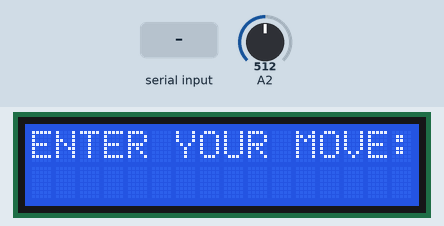
This sketch was run on a simulated Arduino Uno, built with avr-gcc and run on an emulated ATmega328P. Parts: 16×2 character LCD. Inputs (shaded band) come from the test bench; at power-on: A2 = 512. Random numbers use the default seed unless the sketch sets one.

Above: at 1.2 s.
1.3 s: "STONE\n" received over Serial
At 3.3 s:
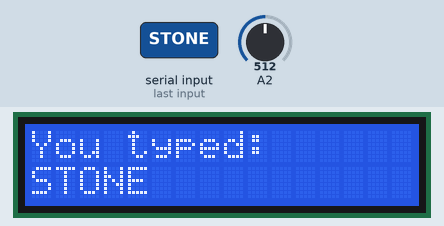
7.3 s: "Stone\n" received over Serial
At 9.7 s:
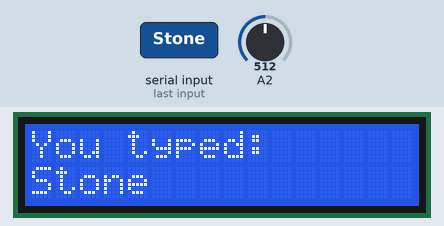
10.3 s: A2 set to 306
At 12.3 s:
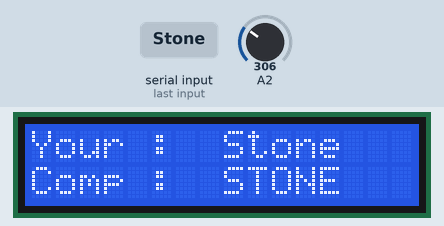
13.3 s: "stone\n" received over Serial
16.3 s: A2 set to 122
At 19.7 s:
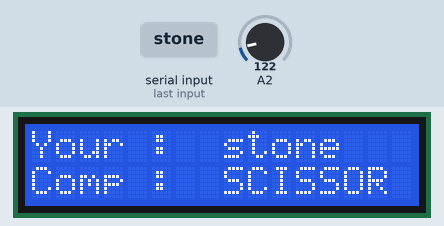
Timing chart, 0 to 20.3 s (numbered marks = the images above; inputs shaded):
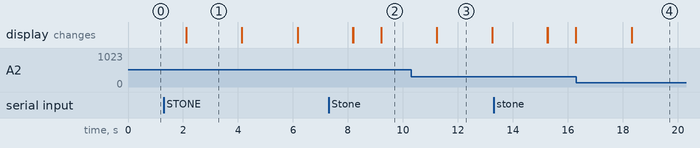

The sketch:

Stone_paper_scissor.ino
```cpp
#include <Adafruit_LiquidCrystal.h>
Adafruit_LiquidCrystal lcd(0);
void print(String) ;
void check(String) ;
void win(String) ;
String validation(String) ;
void setup() {
  Serial.begin(9600);
  lcd.begin(16,2) ;
}

void loop() {
  lcd.setCursor(0,0) ;
  lcd.print("ENTER YOUR MOVE:");
  delay(1000) ;
  if (Serial.available() > 0) {
    String input = Serial.readStringUntil('\n');
    print(input) ;
    delay(2000) ;
    check(input) ;
  }
}
String validation(String input){
  if(input == "STONE" || input == "Stone" || input == "stone"){
    return "STONE" ;
  }
  else if(input == "PAPER" || input == "Paper" || input == "paper"){
    return "PAPER" ;
  }
  else if(input == "SCISSOR" || input == "Scissor" || input == "scissor"){
    return "SCISSOR" ;
  }
  else{
  return "Invalid input" ;
  }
}
void print( String input1 ){
 	lcd.clear() ;
    lcd.setCursor(0,0) ;
    lcd.print("You typed: ");
    lcd.setCursor(0,1) ;
    lcd.println(input1);
}
void check( String turn ){
  String n = validation(turn) ;
  if( n == "STONE" || n == "PAPER" || n == "SCISSOR" ){
  lcd.clear() ;
  lcd.setCursor(0,0) ;
  lcd.print("Your : ") ;
  lcd.setCursor(8,0) ;
  lcd.print(turn) ;
  win(n) ;
  }
  else{
  lcd.clear() ;
  lcd.print("Invalid input") ;
  delay(2000) ;
  }
}
void win(String move){
  String comp_choice ;
  randomSeed(analogRead(A2)) ;
  int choice = random(1,4) ;
  if(choice == 1 ){
    comp_choice = "STONE" ;
    lcd.setCursor(0,1) ;
    lcd.print("Comp : ") ;
    lcd.setCursor(8,1) ;
    lcd.print(comp_choice) ;
  }
  else if(choice == 2 ){
    comp_choice = "PAPER" ;
    lcd.setCursor(0,1) ;
    lcd.print("Comp : ") ;
    lcd.setCursor(8,1) ;
    lcd.print(comp_choice) ;
  }
  else if(choice == 3 ){
    comp_choice = "SCISSOR" ;
    lcd.setCursor(0,1) ;
    lcd.print("Comp : ") ;
    lcd.setCursor(8,1) ;
    lcd.print(comp_choice) ;
  }
  delay(2000) ;
  lcd.clear() ;
  lcd.setCursor(2,0) ;
  lcd.print("**RESULT**") ;
  if(move == comp_choice ){
    lcd.setCursor(4,1) ;
    lcd.print("Draw!!") ;
  }
  else if(move == "STONE" && comp_choice == "SCISSOR" ){
    lcd.setCursor(3,1) ;
    lcd.print("YOU WIN !!") ;
  }
  else if(move == "SCISSOR" && comp_choice == "PAPER" ){
    lcd.setCursor(3,1) ;
    lcd.print("YOU WIN !!") ;
  }
  else if(move == "PAPER" && comp_choice == "STONE" ){
    lcd.setCursor(3,1) ;
    lcd.print("YOU WIN !!") ;
  }
  else if(move == "SCISSOR" && comp_choice == "STONE" ){
    lcd.setCursor(1,1) ;
    lcd.print("COMPUTER WIN !!") ;
  }
  else if(move == "PAPER" && comp_choice == "SCISSOR" ){
    lcd.setCursor(1,1) ;
    lcd.print("COMPUTER WIN !!") ;
  }
  else if(move == "STONE" && comp_choice == "PAPER" ){
    lcd.setCursor(1,1) ;
    lcd.print("COMPUTER WIN !!") ;
  }
  delay(2000) ;
  lcd.clear() ;
}
```

Measured:
- after the input at 1.3 s, the display: changes after 0.82 s (image 1)
- what the display in image 1 shows lasts 2.0 s, from 2.1 s to 4.1 s
